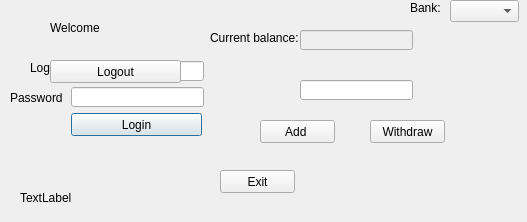
<?xml version="1.0" encoding="UTF-8"?>
<ui version="4.0">
 <class>Terminal1</class>
 <widget class="QDialog" name="Terminal1">
  <property name="geometry">
   <rect>
    <x>0</x>
    <y>0</y>
    <width>527</width>
    <height>222</height>
   </rect>
  </property>
  <property name="windowTitle">
   <string>Terminal 1</string>
  </property>
  <widget class="QPushButton" name="btnlogin">
   <property name="geometry">
    <rect>
     <x>71</x>
     <y>113</y>
     <width>131</width>
     <height>23</height>
    </rect>
   </property>
   <property name="text">
    <string>Login</string>
   </property>
  </widget>
  <widget class="QPushButton" name="btnback">
   <property name="geometry">
    <rect>
     <x>220</x>
     <y>170</y>
     <width>75</width>
     <height>23</height>
    </rect>
   </property>
   <property name="text">
    <string>Exit</string>
   </property>
  </widget>
  <widget class="QPushButton" name="btnadd">
   <property name="geometry">
    <rect>
     <x>260</x>
     <y>120</y>
     <width>75</width>
     <height>23</height>
    </rect>
   </property>
   <property name="text">
    <string>Add </string>
   </property>
  </widget>
  <widget class="QPushButton" name="btnwithdraw">
   <property name="geometry">
    <rect>
     <x>370</x>
     <y>120</y>
     <width>75</width>
     <height>23</height>
    </rect>
   </property>
   <property name="text">
    <string>Withdraw</string>
   </property>
  </widget>
  <widget class="QLineEdit" name="txtPass">
   <property name="geometry">
    <rect>
     <x>71</x>
     <y>87</y>
     <width>133</width>
     <height>20</height>
    </rect>
   </property>
   <property name="echoMode">
    <enum>QLineEdit::Password</enum>
   </property>
  </widget>
  <widget class="QLineEdit" name="txtLogin">
   <property name="geometry">
    <rect>
     <x>71</x>
     <y>61</y>
     <width>133</width>
     <height>20</height>
    </rect>
   </property>
  </widget>
  <widget class="QLabel" name="lbllogin">
   <property name="geometry">
    <rect>
     <x>30</x>
     <y>60</y>
     <width>32</width>
     <height>16</height>
    </rect>
   </property>
   <property name="text">
    <string>Login :</string>
   </property>
  </widget>
  <widget class="QLabel" name="lblpassword">
   <property name="geometry">
    <rect>
     <x>10</x>
     <y>90</y>
     <width>53</width>
     <height>16</height>
    </rect>
   </property>
   <property name="text">
    <string>Password :</string>
   </property>
  </widget>
  <widget class="QLabel" name="lblwelcome">
   <property name="enabled">
    <bool>true</bool>
   </property>
   <property name="geometry">
    <rect>
     <x>50</x>
     <y>20</y>
     <width>151</width>
     <height>16</height>
    </rect>
   </property>
   <property name="text">
    <string>Welcome</string>
   </property>
  </widget>
  <widget class="QLabel" name="lblbalance">
   <property name="geometry">
    <rect>
     <x>210</x>
     <y>30</y>
     <width>91</width>
     <height>16</height>
    </rect>
   </property>
   <property name="text">
    <string>Current balance:</string>
   </property>
  </widget>
  <widget class="QLineEdit" name="txtBalance">
   <property name="enabled">
    <bool>false</bool>
   </property>
   <property name="geometry">
    <rect>
     <x>300</x>
     <y>30</y>
     <width>113</width>
     <height>20</height>
    </rect>
   </property>
  </widget>
  <widget class="QLineEdit" name="txtAct">
   <property name="geometry">
    <rect>
     <x>300</x>
     <y>80</y>
     <width>113</width>
     <height>20</height>
    </rect>
   </property>
  </widget>
  <widget class="QComboBox" name="bankBox">
   <property name="geometry">
    <rect>
     <x>450</x>
     <y>0</y>
     <width>69</width>
     <height>22</height>
    </rect>
   </property>
   <item>
    <property name="text">
     <string/>
    </property>
   </item>
   <item>
    <property name="text">
     <string>Bank1</string>
    </property>
   </item>
   <item>
    <property name="text">
     <string>Bank2</string>
    </property>
   </item>
  </widget>
  <widget class="QLabel" name="lblbank">
   <property name="geometry">
    <rect>
     <x>410</x>
     <y>0</y>
     <width>41</width>
     <height>16</height>
    </rect>
   </property>
   <property name="text">
    <string>Bank:</string>
   </property>
  </widget>
  <widget class="QLabel" name="lblconnect">
   <property name="geometry">
    <rect>
     <x>20</x>
     <y>190</y>
     <width>131</width>
     <height>16</height>
    </rect>
   </property>
   <property name="text">
    <string>TextLabel</string>
   </property>
  </widget>
  <widget class="QPushButton" name="brnLogout">
   <property name="geometry">
    <rect>
     <x>50</x>
     <y>60</y>
     <width>131</width>
     <height>23</height>
    </rect>
   </property>
   <property name="text">
    <string>Logout</string>
   </property>
  </widget>
 </widget>
 <tabstops>
  <tabstop>txtLogin</tabstop>
  <tabstop>txtPass</tabstop>
  <tabstop>btnlogin</tabstop>
  <tabstop>btnback</tabstop>
  <tabstop>txtAct</tabstop>
  <tabstop>btnadd</tabstop>
  <tabstop>btnwithdraw</tabstop>
  <tabstop>bankBox</tabstop>
  <tabstop>txtBalance</tabstop>
 </tabstops>
 <resources/>
 <connections>
  <connection>
   <sender>brnLogout</sender>
   <signal>clicked()</signal>
   <receiver>txtAct</receiver>
   <slot>clear()</slot>
   <hints>
    <hint type="sourcelabel">
     <x>132</x>
     <y>65</y>
    </hint>
    <hint type="destinationlabel">
     <x>315</x>
     <y>81</y>
    </hint>
   </hints>
  </connection>
  <connection>
   <sender>brnLogout</sender>
   <signal>clicked()</signal>
   <receiver>txtBalance</receiver>
   <slot>clear()</slot>
   <hints>
    <hint type="sourcelabel">
     <x>180</x>
     <y>60</y>
    </hint>
    <hint type="destinationlabel">
     <x>351</x>
     <y>45</y>
    </hint>
   </hints>
  </connection>
 </connections>
</ui>
